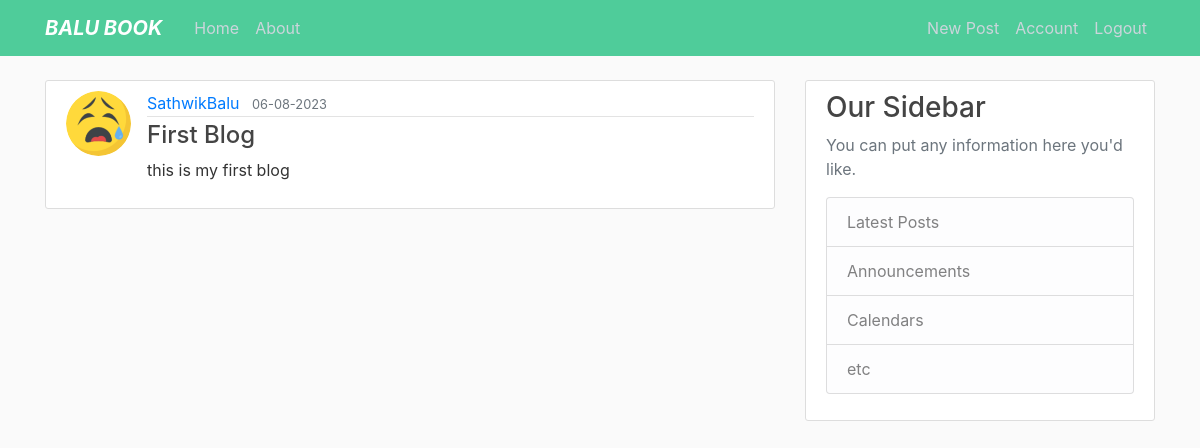
Screenshot of /post/1 (signed in) with the database file from the repository.
### sathwik/models.py (models this page shows, shortened)
class User(db.Model,UserMixin):
    id = db.Column(db.Integer,primary_key=True)
    username=db.Column(db.String(15),unique=True,nullable=False)
    email=db.Column(db.String(15),unique=True,nullable=False)
    image_file=db.Column(db.String(20),nullable=False, default='default.png')
    password=db.Column(db.String(60),nullable=False)
    posts = db.relationship('Post',backref='author',lazy=True)

class Post(db.Model):
    id = db.Column(db.Integer,primary_key=True)
    title=db.Column(db.String(100),nullable=False)
    date_posted=db.Column(db.DateTime,nullable=False,default=datetime.utcnow)
    content = db.Column(db.Text,nullable=False)
    user_id = db.Column(db.Integer,db.ForeignKey('user.id'),nullable=False)

### sathwik/posts/routes.py (the view)
@posts.route('/post/<int:post_id>')
def post(post_id):
    post = Post.query.get_or_404(post_id)
    return render_template('post.html',title=post.title,post=post)

### sathwik/models.py (called while the page is built)
@login_manager.user_loader
def load_user(user_id):
    return User.query.get(int(user_id))

### sathwik/templates/post.html (shortened to what this page needs)
{% extends "layout.html" %} {% block content %}
<article class="media content-section">
  <img
    class="rounded-circle article-img"
    src="{{url_for('static',filename='pictures/'+post.author.image_file)}}"
    alt=""
  />
  <div class="media-body">
    <div class="article-metadata">
      <a class="mr-2" href="#">{{ post.author.username }}</a>
      <small class="text-muted"
        >{{ post.date_posted.strftime('%d-%m-%Y') }}</small
      >
    </div>
    <h4 class="article-title ">{{ post.title }}</a></h4>
    <p class="article-content">{{ post.content }}</p>
  </div>
</article>
{% endblock content %}

### sathwik/static/main.css (style rules this page uses)
body { background: #fafafa; color: #333333; margin-top: 5rem; }
h1, h2, h3, h4, h5, h6 { color: #444444; }
.content-section { background: #ffffff; padding: 10px 20px; border: 1px solid #dddddd; border-radius: 3px; margin-bottom: 20px; }
.article-title { color: #444444; }
.article-content { white-space: pre-line; }
.article-img { height: 65px; width: 65px; margin-right: 16px; }
.article-metadata { padding-bottom: 1px; margin-bottom: 4px; border-bottom: 1px solid #e3e3e3; }

### rows the page displays
User: image_file (picture), author.username "SathwikBalu"
Post: date_posted "06-08-2023", title "First Blog", content "this is my first blog"
